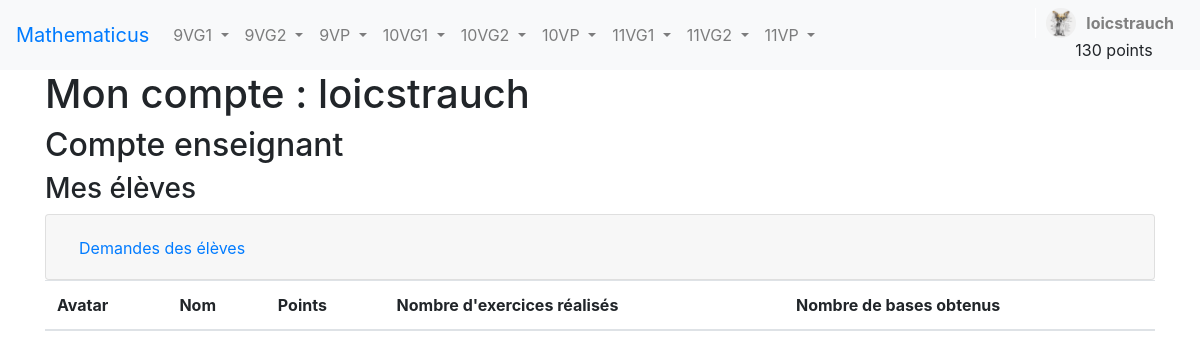
The page /compte (signed in) on the database its author committed.
### app.py (models this page shows, shortened)
class User(UserMixin, db.Model):
    __tablename__ = 'users'
    id = db.Column(db.Integer, primary_key=True)
    username = db.Column(db.String(50), unique=True, nullable=False)
    email = db.Column(db.String(128), unique=True, nullable=False)
    password_hash = db.Column(db.String(128), nullable=False)
    token = db.Column(db.Integer, default=False, nullable=False)
    is_confirmed = db.Column(db.Boolean, default=False)
    personnalisation = db.Column(db.Boolean, default=False)
    avatar = db.Column(db.String(50), nullable = True)
    points = db.Column(db.Integer, default=0)
    enseignant = db.Column(db.Boolean, default=False)
    nom_enseignant = db.Column(db.String(50), default="")
    validation_enseignant = db.Column(db.Boolean, default=False)
    exercises = db.relationship('Exercise', backref='user', lazy='dynamic')

### app.py (the view, shortened to what this page needs)
@login_required
@app.route('/compte', methods=['GET'])
def compte():
    if current_user.enseignant :
        users = User.query.filter_by(nom_enseignant=current_user.username).all()
        eleves=[]
        return render_template(f"compte.html", user=current_user, eleves = eleves)

### app.py (called while the page is built)
    @login_manager.user_loader
    def load_user(user_id):
        return db.session.get(User,(int(user_id)))

### templates/compte.html (shortened to what this page needs)
<!DOCTYPE html>
<html lang="en">
<head>
    <link rel="stylesheet" href="https://maxcdn.bootstrapcdn.com/bootstrap/4.5.2/css/bootstrap.min.css">
    <link rel="stylesheet" href="static/navbar-style.css">
    <link rel="stylesheet" href="static/compte_style.css">
</head>
<body>
    {% include 'navbar.html' %}
    <div class="container mt-4">
        {% if user.enseignant %}
<header>
    <h1 class="titre_compte">Mon compte : {{user.username}}</h1>
    <h2>Compte enseignant</h2>
    <h3>Mes élèves</h3>
</header>
<div class="accordion" id="accordionExample">
    <div class="card">
        <div class="card-header" id="headingOne">
            <h2 class="mb-0">
                <button class="btn btn-link" type="button" data-toggle="collapse" data-target="#collapseOne" aria-expanded="true" aria-controls="collapseOne">
                    Demandes des élèves
                </button>
            </h2>
        </div>
    </div>
</div>
            <table class="table">
    <thead>
        <tr>
            <th scope="col">Avatar</th>
            <th scope="col">Nom</th>
            <th scope="col">Points</th>
            <th scope="col">Nombre d'exercices réalisés</th>
            <th scope="col">Nombre de bases obtenus</th>
        </tr>
    </thead>
</table>
        {% endif %}
    </div>
</body>
</html>

### templates/navbar.html (shortened to what this page needs)
<nav class="navbar navbar-expand-lg navbar-light bg-light">
    <a class="navbar-brand" href="/dashboard">Mathematicus</a>
    <div class="collapse navbar-collapse" id="navbarNav">
      <ul class="navbar-nav">
        <li class="nav-item dropdown">
          <a class="nav-link dropdown-toggle" href="#" id="9VG1Dropdown" role="button" data-toggle="dropdown" aria-haspopup="true" aria-expanded="false">
            9VG1
          </a>
        </li>
        <li class="nav-item dropdown">
          <a class="nav-link dropdown-toggle" href="#" id="9VG2Dropdown" role="button" data-toggle="dropdown" aria-haspopup="true" aria-expanded="false">
            9VG2
          </a>
        </li>
        <li class="nav-item dropdown">
          <a class="nav-link dropdown-toggle" href="#" id="9VPDropdown" role="button" data-toggle="dropdown" aria-haspopup="true" aria-expanded="false">
            9VP
          </a>
        </li>
        <li class="nav-item dropdown">
          <a class="nav-link dropdown-toggle" href="#" id="10VG1Dropdown" role="button" data-toggle="dropdown" aria-haspopup="true" aria-expanded="false">
            10VG1
          </a>
        </li>
        <li class="nav-item dropdown">
          <a class="nav-link dropdown-toggle" href="#" id="10VG2Dropdown" role="button" data-toggle="dropdown" aria-haspopup="true" aria-expanded="false">
            10VG2
          </a>
        </li>
        <li class="nav-item dropdown">
          <a class="nav-link dropdown-toggle" href="#" id="10VPDropdown" role="button" data-toggle="dropdown" aria-haspopup="true" aria-expanded="false">
            10VP
          </a>
        </li>
        <li class="nav-item dropdown">
          <a class="nav-link dropdown-toggle" href="#" id="11VG1Dropdown" role="button" data-toggle="dropdown" aria-haspopup="true" aria-expanded="false">
            11VG1
          </a>
        </li>
        <li class="nav-item dropdown">
          <a class="nav-link dropdown-toggle" href="#" id="11VG2Dropdown" role="button" data-toggle="dropdown" aria-haspopup="true" aria-expanded="false">
            11VG2
          </a>
        </li>
        <li class="nav-item dropdown">
          <a class="nav-link dropdown-toggle" href="#" id="11VPDropdown" role="button" data-toggle="dropdown" aria-haspopup="true" aria-expanded="false">
            11VP
          </a>
        </li>
      </ul>
      <div class="user-menu">
        <a href="#" class="user-link">
       <img src="{{ url_for('static', filename='images/' + user.avatar) }}" alt="User Image" class="user-image">
       {{ user.username }}
        </a>
        <span class="points-nav" id="points_utilisateurs_nav">{{user.points}} points</span>
    </div>
    </div>
  </nav>

### static/navbar-style.css (style rules this page uses)
.navbar { background-color: #87CEFA; position: fixed; top:0; width: 100%; z-index: 3; }
.navbar-brand { color: #007bff !important; }
.user-menu { position: relative; display: inline-block; margin-left: auto; }
.user-menu a { color: grey; }
.user-link { display: flex; align-items: center; color: #fff; font-weight: bold; text-decoration: none; padding: 0 10px; border-left: 1px solid #fff; }
.user-image { width: 30px; height: 30px; border-radius: 50%; margin-right: 10px; }
.points-nav { padding-left:20px; margin-left:20px; }

### static/compte_style.css (style rules this page uses)
.titre_compte { margin-top:70px; }

### rows shown on the page
User: avatar (picture), username "loicstrauch", points "130"
